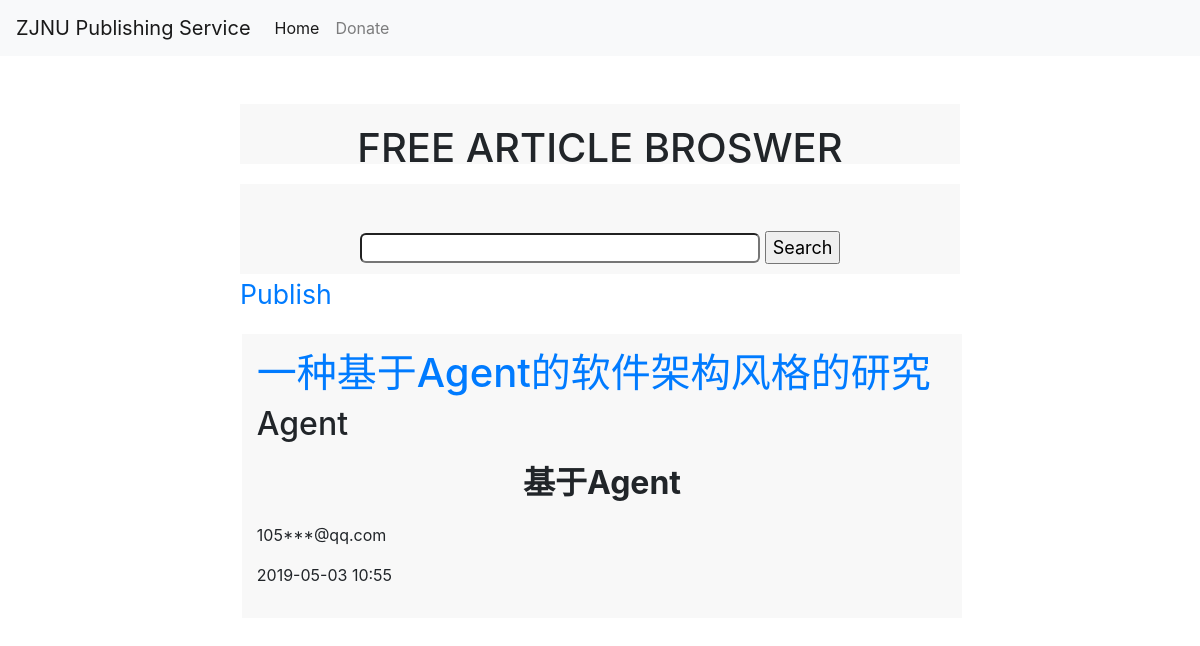
Before: /forum/27 with the older database file.
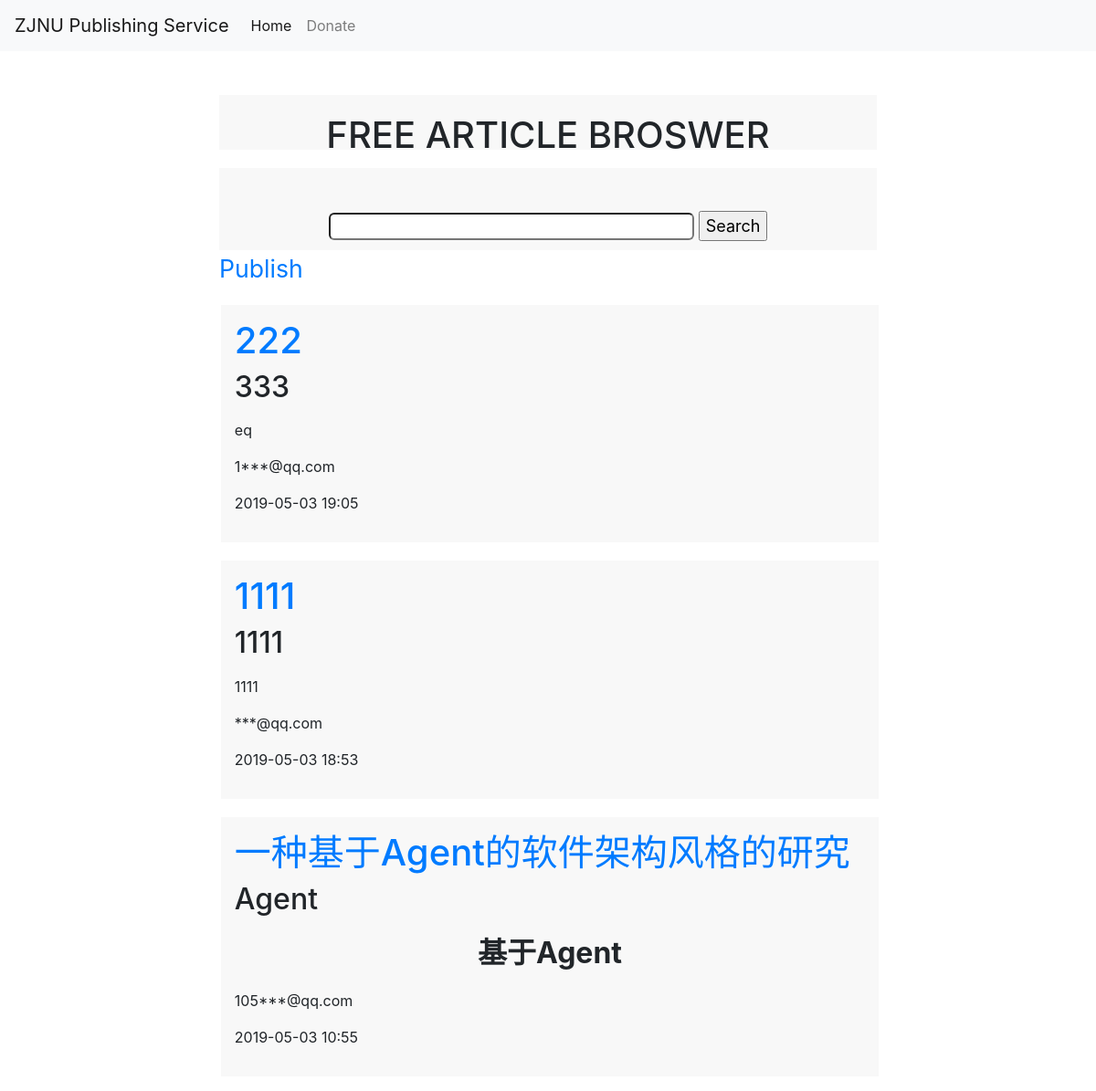
After: the same page with the newer database file.
### tables this page shows
CREATE TABLE Publish
(
    id text PRIMARY KEY,
    fname text,
    title text,
    abstract text,
    desc text,
    email text,
    path text,
    time text
);

### app.py (the view)
@app.route('/forum/<id>')
def forum(id):
    info = Serverdatabase.getArticle(id)
    tool = Tool()
    return render_template('publish1.html', info=info, id=id, tool=tool)

### app.py (called while the page is built)
@app.after_request
def after_request(response):
    if request.path.startswith('/'):
        id = request.path[request.path.rfind('/', 0)+1:]
        print(id)
        ip = request.remote_addr
        print(ip)
        Serverdatabase.set_count(id, ip)
    return response

@app.before_request
def before_request():
    if request.path.startswith('/publish/'):
        verify = Verify()
        verify.show()

@app.before_request
def beforeRequest():
    ip = request.remote_addr
    Serverdatabase.record_ip(ip)

    def jiami(self, email):
        email3 = email
        count1 = len(email)
        email = email[0:email.rfind('@', 0)]
        count = len(email)
        email1 = email[0:int(count / 3)]
        email2 = email[int(count / 3):count]
        email2 = email2.replace(email2, "***")
        email4 = email3[count:count1]
        email5 = email1 + email2 + email4
        return email5

### publish.py (called while the page is built)
    @staticmethod
    def getArticle(id):
        conn = sqlite3.connect('server.sqlite3')
        c = conn.cursor()
        c.execute("select * from Publish where id in "
                  "(select article_id from Article_Catalogue where catalogue_id = '%s') order by time desc" %id)
        data = c.fetchall()
        conn.commit()
        c.close()
        conn.close()
        return data

    @staticmethod
    def set_count(id, ip):
        conn = sqlite3.connect('server.sqlite3')
        c = conn.cursor()
        sql = 'select * from Browse where id = \''+id+'\' and ip = \'' + ip + '\''
        c.execute(sql)
        data = c.fetchall()
        if data == []:
            c.execute('Insert into Browse(id, count, ip) values (?,?,?)',(id, 1, ip))
            conn.commit()
            c.close()
            conn.close()
        else:
            conn.commit()
            c.close()
            conn.close()

    @staticmethod
    def record_ip(ip):
        conn = sqlite3.connect('server.sqlite3')
        c = conn.cursor()
        sql = 'select * from IP where ip = \'' + ip + '\''
        c.execute(sql)
        data = c.fetchall()
        if data == []:
            c.execute("INSERT into IP(ip) values (?)", (ip,))
            conn.commit()
            c.close()
            conn.close()
        else:
            c.close()
            conn.close()

### templates/publish1.html (shortened to what this page needs)
    <link rel="stylesheet" href="https://stackpath.bootstrapcdn.com/bootstrap/4.1.3/css/bootstrap.min.css">
<body>
<nav class="navbar navbar-expand-lg navbar-light bg-light">
  <a class="navbar-brand" href="#">ZJNU Publishing Service</a>
  <div class="collapse navbar-collapse" id="navbarSupportedContent">
    <ul class="navbar-nav mr-auto">
      <li class="nav-item active">
        <a class="nav-link" href="{{ url_for('catalogue') }}">Home <span class="sr-only">(current)</span></a>
      </li>
      <li class="nav-item">
        <a class="nav-link" href="{{ url_for('donate') }}">Donate</a>
      </li>
    </ul>
  </div>
</nav>
<br/>
<br/>
<div id="head">
  <h1 id="h1">FREE ARTICLE BROSWER</h1>
</div>
<div id="select">
<form action="search/{{ id }}" method="Post" align="center"><br/>
<input type="text" name="search_content" class="input">
<input type="submit" value="Search">
</form>
</div>
<div style="width: 60%;margin-left: 20%;margin-right: 20%">
    <a href = "{{ url_for("publish",id = id) }}" style="font-size: 20pt" align = "center">Publish</a>
</div>
<ol>
{% autoescape false %}
{% for item in info %}
    <li class="li"> <div class="content"><h1><a href = "/{{ item[0] }}">{{ item[2] }}</a> </h1> <h2>{{ item[3] }} </h2> <p>{{ item[4] }}</p><p> {{ tool.jiami(item[5]) }}</p><p> {{ item[7] }}</p></div></li>
{% endfor %}
{% endautoescape %}
</ol>
</body>
</html>

### templates/publish1.html (style rules this page uses)
#head { align-content: center; height: 60px; background-color: #f8f8f8; clear: both; margin-left: 20%; margin-right: 20%; }
#h1 { align-content: center; text-align: center; margin-top: 10px; padding-top: 10px; }
.li { list-style-type: none; background-color: #f8f8f8; margin-top: 20px; padding: 15px; margin-right: 20.5%; margin-left: 17.4%; }
#select { background-color: #f8f8f8; height: 90px; margin-left: 20%; margin-top: 20px; margin-right: 20%; padding-top: 20px; font-size: large; }
.input { width: 400px; height: 30px; border-radius: 6px; font-size: 12pt; }

Changed rows visible on the page:
added Publish: title "222", abstract "333", desc "eq", jiami "1***@qq.com", time "2019-05-03 19:05"
added Publish: title "1111", abstract "1111", desc "1111", jiami "***@qq.com", time "2019-05-03 18:53"
